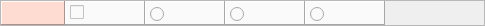
<?xml version="1.0" encoding="UTF-8"?>
<ui version="4.0">
 <class>ModeChangeRow</class>
 <widget class="QWidget" name="ModeChangeRow">
  <property name="geometry">
   <rect>
    <x>0</x>
    <y>0</y>
    <width>485</width>
    <height>26</height>
   </rect>
  </property>
  <property name="minimumSize">
   <size>
    <width>0</width>
    <height>24</height>
   </size>
  </property>
  <property name="maximumSize">
   <size>
    <width>16777215</width>
    <height>26</height>
   </size>
  </property>
  <property name="windowTitle">
   <string>ModeChangeRow</string>
  </property>
  <layout class="QHBoxLayout" name="horizontalLayout">
   <property name="spacing">
    <number>0</number>
   </property>
   <property name="leftMargin">
    <number>0</number>
   </property>
   <property name="topMargin">
    <number>0</number>
   </property>
   <property name="rightMargin">
    <number>0</number>
   </property>
   <property name="bottomMargin">
    <number>0</number>
   </property>
   <item>
    <widget class="QFrame" name="frame">
     <property name="frameShape">
      <enum>QFrame::StyledPanel</enum>
     </property>
     <property name="frameShadow">
      <enum>QFrame::Raised</enum>
     </property>
     <layout class="QHBoxLayout" name="horizontalLayout_6">
      <property name="spacing">
       <number>0</number>
      </property>
      <property name="leftMargin">
       <number>0</number>
      </property>
      <property name="topMargin">
       <number>0</number>
      </property>
      <property name="rightMargin">
       <number>0</number>
      </property>
      <property name="bottomMargin">
       <number>0</number>
      </property>
      <item>
       <widget class="QLabel" name="staNameLabel">
        <property name="minimumSize">
         <size>
          <width>64</width>
          <height>24</height>
         </size>
        </property>
        <property name="maximumSize">
         <size>
          <width>64</width>
          <height>24</height>
         </size>
        </property>
        <property name="styleSheet">
         <string notr="true">background-color: rgb(255, 220, 210);</string>
        </property>
        <property name="frameShape">
         <enum>QFrame::Panel</enum>
        </property>
        <property name="frameShadow">
         <enum>QFrame::Raised</enum>
        </property>
        <property name="text">
         <string/>
        </property>
        <property name="alignment">
         <set>Qt::AlignCenter</set>
        </property>
       </widget>
      </item>
      <item>
       <widget class="QFrame" name="colFrame1_2">
        <property name="minimumSize">
         <size>
          <width>80</width>
          <height>24</height>
         </size>
        </property>
        <property name="maximumSize">
         <size>
          <width>80</width>
          <height>24</height>
         </size>
        </property>
        <property name="styleSheet">
         <string notr="true">background-color: rgb(250, 250, 250);</string>
        </property>
        <property name="frameShape">
         <enum>QFrame::Panel</enum>
        </property>
        <property name="frameShadow">
         <enum>QFrame::Raised</enum>
        </property>
        <layout class="QHBoxLayout" name="horizontalLayout_16">
         <property name="spacing">
          <number>0</number>
         </property>
         <property name="leftMargin">
          <number>4</number>
         </property>
         <property name="topMargin">
          <number>2</number>
         </property>
         <property name="rightMargin">
          <number>4</number>
         </property>
         <property name="bottomMargin">
          <number>2</number>
         </property>
         <item>
          <widget class="QCheckBox" name="checkBox1">
           <property name="text">
            <string/>
           </property>
          </widget>
         </item>
        </layout>
       </widget>
      </item>
      <item>
       <widget class="QFrame" name="colFrame2_2">
        <property name="minimumSize">
         <size>
          <width>80</width>
          <height>24</height>
         </size>
        </property>
        <property name="maximumSize">
         <size>
          <width>80</width>
          <height>24</height>
         </size>
        </property>
        <property name="styleSheet">
         <string notr="true">background-color: rgb(250, 250, 250);</string>
        </property>
        <property name="frameShape">
         <enum>QFrame::Panel</enum>
        </property>
        <property name="frameShadow">
         <enum>QFrame::Raised</enum>
        </property>
        <layout class="QHBoxLayout" name="horizontalLayout_7">
         <property name="spacing">
          <number>0</number>
         </property>
         <property name="leftMargin">
          <number>4</number>
         </property>
         <property name="topMargin">
          <number>2</number>
         </property>
         <property name="rightMargin">
          <number>4</number>
         </property>
         <property name="bottomMargin">
          <number>2</number>
         </property>
         <item>
          <widget class="QRadioButton" name="radioBtn1">
           <property name="minimumSize">
            <size>
             <width>0</width>
             <height>20</height>
            </size>
           </property>
           <property name="maximumSize">
            <size>
             <width>16777215</width>
             <height>20</height>
            </size>
           </property>
           <property name="styleSheet">
            <string notr="true"/>
           </property>
           <property name="text">
            <string/>
           </property>
           <attribute name="buttonGroup">
            <string notr="true">buttonGroup</string>
           </attribute>
          </widget>
         </item>
        </layout>
       </widget>
      </item>
      <item>
       <widget class="QFrame" name="colFrame3_2">
        <property name="minimumSize">
         <size>
          <width>80</width>
          <height>24</height>
         </size>
        </property>
        <property name="maximumSize">
         <size>
          <width>80</width>
          <height>24</height>
         </size>
        </property>
        <property name="styleSheet">
         <string notr="true">background-color: rgb(250, 250, 250);</string>
        </property>
        <property name="frameShape">
         <enum>QFrame::Panel</enum>
        </property>
        <property name="frameShadow">
         <enum>QFrame::Raised</enum>
        </property>
        <layout class="QHBoxLayout" name="horizontalLayout_8">
         <property name="spacing">
          <number>0</number>
         </property>
         <property name="leftMargin">
          <number>4</number>
         </property>
         <property name="topMargin">
          <number>2</number>
         </property>
         <property name="rightMargin">
          <number>4</number>
         </property>
         <property name="bottomMargin">
          <number>2</number>
         </property>
         <item>
          <widget class="QRadioButton" name="radioBtn2">
           <property name="minimumSize">
            <size>
             <width>0</width>
             <height>20</height>
            </size>
           </property>
           <property name="maximumSize">
            <size>
             <width>16777215</width>
             <height>20</height>
            </size>
           </property>
           <property name="styleSheet">
            <string notr="true"/>
           </property>
           <property name="text">
            <string/>
           </property>
           <attribute name="buttonGroup">
            <string notr="true">buttonGroup</string>
           </attribute>
          </widget>
         </item>
        </layout>
       </widget>
      </item>
      <item>
       <widget class="QFrame" name="colFrame4_2">
        <property name="minimumSize">
         <size>
          <width>80</width>
          <height>24</height>
         </size>
        </property>
        <property name="maximumSize">
         <size>
          <width>80</width>
          <height>24</height>
         </size>
        </property>
        <property name="styleSheet">
         <string notr="true">background-color: rgb(250, 250, 250);</string>
        </property>
        <property name="frameShape">
         <enum>QFrame::Panel</enum>
        </property>
        <property name="frameShadow">
         <enum>QFrame::Raised</enum>
        </property>
        <layout class="QHBoxLayout" name="horizontalLayout_9">
         <property name="spacing">
          <number>0</number>
         </property>
         <property name="leftMargin">
          <number>4</number>
         </property>
         <property name="topMargin">
          <number>2</number>
         </property>
         <property name="rightMargin">
          <number>4</number>
         </property>
         <property name="bottomMargin">
          <number>2</number>
         </property>
         <item>
          <widget class="QRadioButton" name="radioBtn3">
           <property name="minimumSize">
            <size>
             <width>0</width>
             <height>20</height>
            </size>
           </property>
           <property name="maximumSize">
            <size>
             <width>16777215</width>
             <height>20</height>
            </size>
           </property>
           <property name="styleSheet">
            <string notr="true"/>
           </property>
           <property name="text">
            <string/>
           </property>
           <attribute name="buttonGroup">
            <string notr="true">buttonGroup</string>
           </attribute>
          </widget>
         </item>
        </layout>
       </widget>
      </item>
      <item>
       <spacer name="horizontalSpacer_3">
        <property name="orientation">
         <enum>Qt::Horizontal</enum>
        </property>
        <property name="sizeHint" stdset="0">
         <size>
          <width>40</width>
          <height>20</height>
         </size>
        </property>
       </spacer>
      </item>
     </layout>
    </widget>
   </item>
  </layout>
 </widget>
 <layoutdefault spacing="6" margin="11"/>
 <resources/>
 <connections/>
 <buttongroups>
  <buttongroup name="buttonGroup"/>
 </buttongroups>
</ui>
